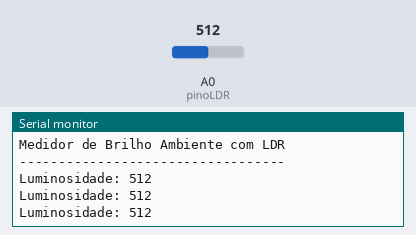
The sketch below on a simulated Arduino Uno, built with avr-gcc and run on an emulated ATmega328P. On the bench: the last lines printed to the serial monitor. The inputs (shaded band) are chosen by the test bench; at power-on: A0 (pinoLDR) = 512.

Above: at 1.3 s.
1.4 s: A0 (pinoLDR) set to 716
At 1.9 s:
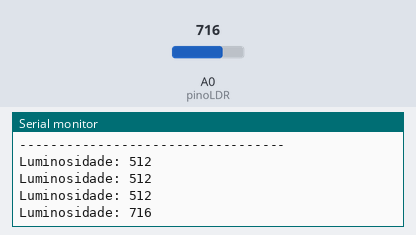
2.9 s: A0 (pinoLDR) set to 900
At 3.4 s:
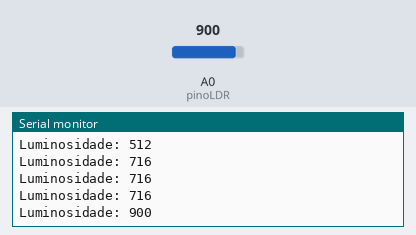
Timing chart, 0 to 5.9 s (numbered marks = the images above; inputs shaded):
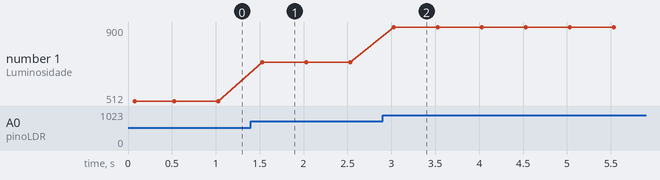

The sketch:

6.ino
```cpp
// Define o pino analógico conectado ao sensor LDR
const int pinoLDR = A0;

void setup() {
  // Inicializa a comunicação serial a 9600 bits por segundo
  Serial.begin(9600);
  Serial.println("Medidor de Brilho Ambiente com LDR");
  Serial.println("----------------------------------");
}

void loop() {
  // Lê o valor analógico do sensor LDR (de 0 a 1023)
  int valorLDR = analogRead(pinoLDR);

  // Imprime o valor lido no Monitor Serial
  Serial.print("Luminosidade: ");
  Serial.println(valorLDR);

  // Aguarda 500 milissegundos antes da próxima leitura
  delay(500);
}
```

Measured:
- after the input at 1.4 s, the serial monitor: prints a new line after 0.13 s (image 1)
- after the input at 2.9 s, the serial monitor: prints a new line after 0.13 s (image 2)
- plotted number 1: 512 → 716 after the input at 1.4 s, 716 → 900 after the input at 2.9 s
